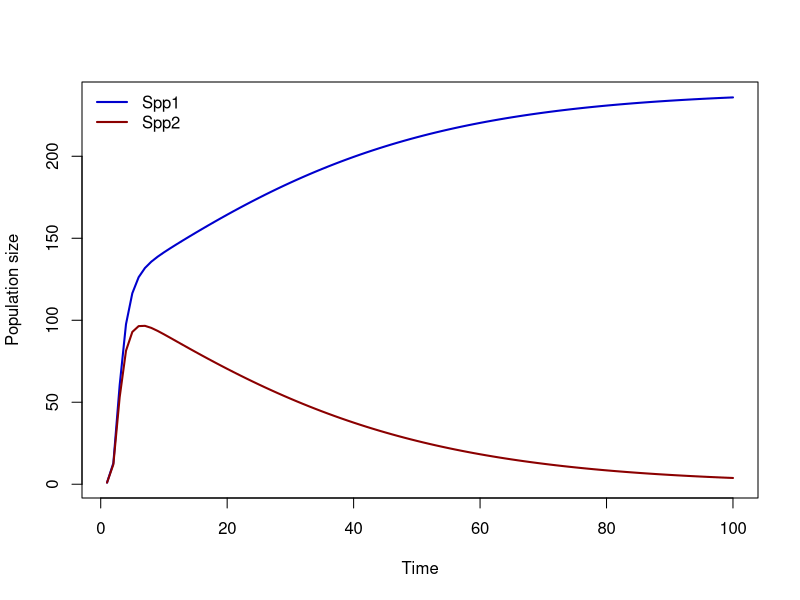

R code for this plot:

# model 2 species competition

# set your working directory
setwd("G:/My Drive/AdlerLabDocs/PlantPopEcol/code")

# load required packages
library(mvtnorm)

### define population growth function-----------------------

DD_2spp_growth <- function(N,g,s,fec,alpha){
  germinants1 <- g[1]*N[1]   # number of species 1 plants germinating out of the seed bank
  germinants2 <- g[2]*N[2]   # number of species 2 plants germinating out of the seed bank
  surv_seeds1 <- N[1]*(1-g[1])*s[1]  # number of ungerminated seeds that survive for species 1
  surv_seeds2 <- N[2]*(1-g[2])*s[2]  # number of ungerminated seeds that survive for species 1
  new_seeds1 <- fec[1]*germinants1/(1+alpha[1,1]*germinants1 + alpha[1,2]* germinants2)  # species 1 fecundity (production of new seeds)
  new_seeds2 <- fec[2]*germinants2/(1+alpha[2,1]*germinants1 + alpha[2,2]* germinants2)  # species 2 fecundity (production of new seeds)
  total_seeds1 <- surv_seeds1+new_seeds1
  total_seeds2 <- surv_seeds2+new_seeds2
  output <- c(total_seeds1,total_seeds2)
  output[output<0.01] <- 0             # extinction threshold
  return(output)
}

# Define a funtion to  draw fecundities from a multivariate normal distribution.
get_g <- function(timesteps, g_mu, g_cor){
  # First we need to set up the variance-covariance matrix:
  vcov <- matrix(NA,2,2)
  diag(vcov) <- g_sigma^2
  vcov[1,2] <- vcov[2,1] <- g_cor*g_sigma[1]*g_sigma[2]
  # Now we draw from the multivariate normal:
  g_continuous <- rmvnorm(timesteps, mean=g_mu, sigma=vcov) # draw fecundities from a distribution
  g <-pnorm(g_continuous)
  return(g)
}

### set parameters ------------------------------------------

fec <- c(30,28)     # fecundity for species 1 and 2; doesn't vary
g_mu <- c(0,0)      # mean scaled germination fraction for each species; 0 will get converted into a probability of 0.5
g_sigma <- c(0,0)  # year-to-year standard deviation of fecundity (must be >= 0) for species 1 and 2
g_cor <- -0.9          # correlation in species 1 and 2 fecundity (ranges from -1 to 1)
s <- c(0.8,0.8)            # survival of ungerminated seeds for species 1 and 2
alpha <- matrix(NA,2,2)
alpha[1,1] <- 0.2   # effect of species 1 on itself
alpha[2,1] <- 0.2   # effect of species 1 on species 2
alpha[1,2] <- 0.2   # effect of species 2 on species 1
alpha[2,2] <- 0.2    # effect of species 2 on itself

### set-up simulation ------------------------------------------

timesteps <- 100  # number of time steps to simulate
Nmatrix <- matrix(NA,nrow=timesteps,ncol=2)  # matrix to store population time series
colnames(Nmatrix) <- c("spp1","spp2")
Nmatrix[1,] <- c(1,1)  # initial population state

# draw fecundities
g <- get_g(timesteps, g_mu, g_cor)

### run simulation ------------------------------------------

for(i in 2:timesteps){
  Nmatrix[i,] <- DD_2spp_growth(N=Nmatrix[i-1,],g[i,],s,fec,alpha)
}

### plot results ------------------------------------------

myCols <-c("blue3","red4")
myNames <- c("Spp1","Spp2")

# plot on raw (arithmetic) scale
matplot(Nmatrix,type="l",xlab="Time",ylab="Population size",
        lty=1,lwd=2, col=myCols)
legend("topleft",myNames,col=myCols,lty=1, lwd=2, bty="n")

### calculate an invasion growth rate ------------------------

spin_up <- 100  # how many time steps before invasion
invasion_reps <-  1000 # how many times to study the invasion
invader <- 2         # which species is the invader, 1 or 2?
N_init <- c(1,1)     # initial population size
N_init[invader] <- 0 # initialize the invader at 0 abundance

# first, spin up the resident to equilibrium density
g <- get_g(spin_up, g_mu, g_cor)
N_mono <- N_init  # this will become the starting density for the invasion experiment
for(i in 2:spin_up){
  N_mono <- DD_2spp_growth(N=N_mono,g[i,],s,fec,alpha)
}

# now, repeat a one-time step invasion experiment many times
resident <- ifelse(invader==1,2,1)
N_t0 <- matrix(NA,nrow=invasion_reps,ncol=2)  # matrix to store time t abundances
N_t0[1,] <-N_mono
N_t0[,invader] <- 1  # invader abundance
N_t1 <- matrix(NA,nrow=invasion_reps,ncol=2)  # matrix to store time t+1 abundances
g <- get_g(invasion_reps, g_mu, g_cor)
# prevent invader from affecting itself or the resident
alpha_invade <- alpha
alpha_invade[,invader] <- 0

for(i in 1:invasion_reps){
  N_t1[i,] <- DD_2spp_growth(N=N_t0[i,],g[i,],s,fec,alpha_invade) 
  if(i < invasion_reps) N_t0[i+1,resident] <- N_t1[i,resident]    # store resident abundance as the initial value for the next invasion experiment
}

# calculate the invasion growth rate (use the geometric mean!)
r_inv <- mean(log(N_t1[,invader]/N_t0[,invader]))
print(paste0("(log) invasion growth rate=",r_inv))
